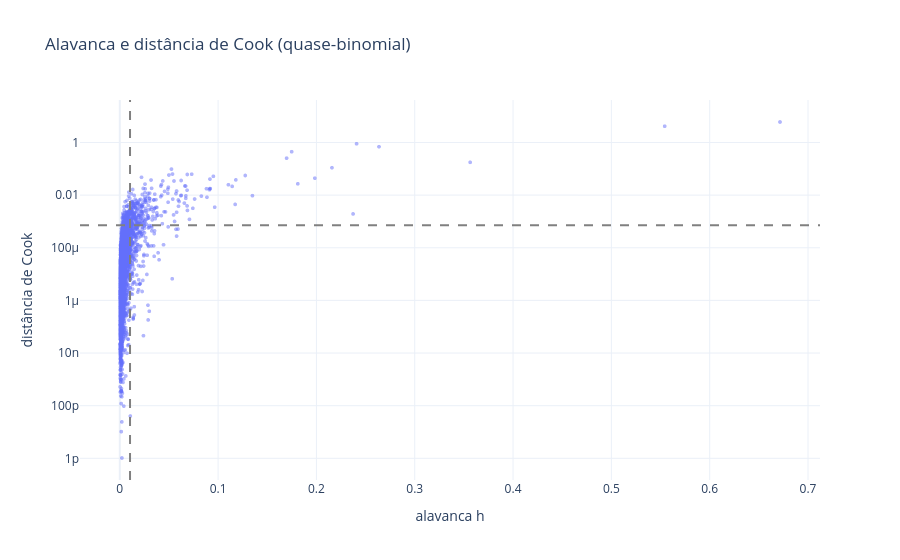

Source (notebook cell):
### Markdown cell above
### Teoria - Alavanca e Cook em um MLG

No MLG a matriz-chapéu é $H=W^{1/2}X(X^\top WX)^{-1}X^\top W^{1/2}$, com $W$ os pesos do IRLS. Ao contrário dos mínimos quadrados, **$H$ depende do ajuste** (de $\hat\pi_i$ e de $n_i$), não só de $X$: um município grande ou com $\hat\pi_i$ perto de 0,5 pesa mais. A distância de Cook generalizada é
$$D_i=\frac{r_{P,i}^2\,h_{ii}}{\hat\phi\,p\,(1-h_{ii})^2},$$
a variação aproximada de $\hat\beta$ ao retirar o município $i$, em unidades da sua região de confiança.

### Code cell
a_q = AJ["quasi_reglag"]; cq = E.CANDIDATOS["quasi_reglag"]
Xq = E.montar_X(df, mapa, a_q.pad, cq.termos).to_numpy(float); pq = Xq.shape[1]; phi_q = a_q.extra["phi"]
pi_q = PI["quasi_reglag"]; W = n * pi_q * (1 - pi_q)
A = np.linalg.inv(Xq.T @ (W[:, None] * Xq))
h = W * np.einsum("ij,jk,ik->i", Xq, A, Xq)
rP = (y - n * pi_q) / np.sqrt(W)
cook = rP ** 2 * h / (phi_q * pq * (1 - h) ** 2)
infl = df[["id_municipio", "nome_municipio", "sigla_uf"]].assign(n=n, prop_obs=y / n, prop_aj=pi_q, alavanca=h, cook=cook, pearson=rP)
top10 = infl.sort_values("cook", ascending=False).head(10)
top10.to_csv(TAB / "diag_influencia_top10.csv", index=False)
print(f"p = {pq}; phi = {phi_q:.2f}; alavanca média = {h.mean():.4f}; max = {h.max():.3f}; "
      f"h > 2p/N: {(h > 2*pq/N).sum()} mun.; D > 4/N: {(cook > 4/N).sum()} mun.; max D = {cook.max():.4f}")
print(top10.round(4).to_string(index=False))
fig = G.alavanca_cook(h, cook, (df["nome_municipio"].astype(str) + "/" + df["sigla_uf"].astype(str)).tolist(), pq)
G.salvar(fig, FIG / "diag_alavanca_cook.html"); fig.show()

### Figure 1 — Plotly figure (JSON) as saved in the notebook; plotly's stock layout.template omitted (floating-point values rounded to 4 significant figures; data arrays with more than 128 entries replaced by an {"elided": "..."} marker saying what was removed)
{"data": [{"marker": {"opacity": 0.5, "size": 4}, "mode": "markers", "text": {"elided": "5570 str values"}, "type": "scattergl", "x": {"elided": "5570 float values"}, "y": {"elided": "5570 float values"}}], "layout": {"shapes": [{"line": {"color": "gray", "dash": "dash"}, "type": "line", "x0": 0.01041, "x1": 0.01041, "xref": "x", "y0": 0, "y1": 1, "yref": "y domain"}, {"line": {"color": "gray", "dash": "dash"}, "type": "line", "x0": 0, "x1": 1, "xref": "x domain", "y0": 0.0007181, "y1": 0.0007181, "yref": "y"}], "title": {"text": "Alavanca e distância de Cook (quase-binomial)"}, "xaxis": {"title": {"text": "alavanca h"}}, "yaxis": {"title": {"text": "distância de Cook"}, "type": "log"}}}
